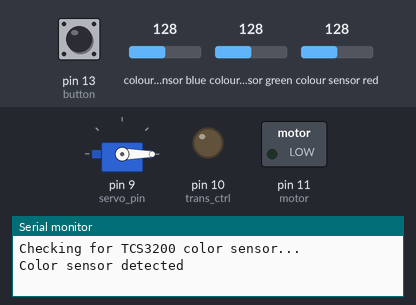
This sketch was run on a simulated Arduino Leonardo, built with avr-gcc and run on an emulated ATmega32U4. Parts: servo, switched loads named in the sketch (green lamp = pin HIGH), output pins drawn as LEDs (lit = HIGH), the last lines printed to the serial monitor. Wiring (inferred from the names in the program): TCS3200 colour sensor: output pin 8; S2 pin 6; S3 pin 7; S0 pin 4; S1 pin 5. The inputs (shaded band) are chosen by the test bench; at power-on: pin 13 (button) HIGH, colour sensor blue 128, colour sensor green 128, colour sensor red 128. Pins used as bus, display or sensor lines are not drawn.

Above: at 1.2 s.
1.3 s: pin 13 (button) pulled LOW for 1 s
5.3 s: pin 13 (button) pulled LOW for 0.15 s
At 5.8 s:
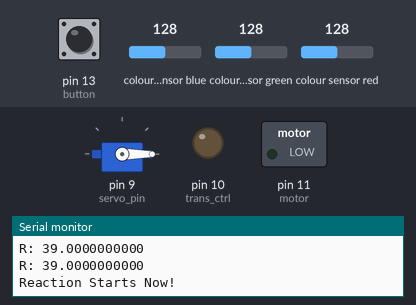
6.9 s: pin 13 (button) pulled LOW for 0.15 s
At 11.6 s:
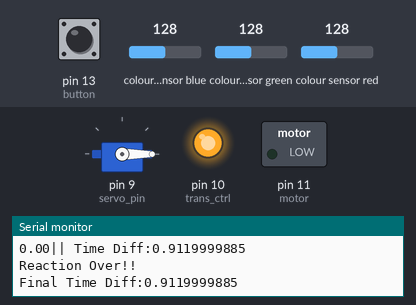
Timing chart, 0 to 13.1 s (numbered marks = the images above; inputs shaded):
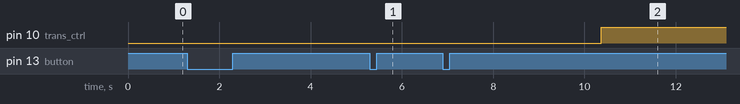

The sketch:

movingAverageCode_TestedAtHome.ino
```cpp
// Libraries
#include <Servo.h>
#include <Wire.h>
#include <Keyboard.h>

#define S0 4
#define S1 5
#define S2 6
#define S3 7
#define sensorOut 8
#define button 13

/*ADDED CODE*/
#define servo_pin 9
/*ENDS HERE*/

int redFrequency = 0;
int greenFrequency = 0;
int blueFrequency = 0;
int clearFrequency = 0;
int counter = 0;
int i = 0;       // Counter variable for taking initial red reading

int startTime;
double currentTime;
double timeDiff;

const int stirrer_rot_speed = 255;

const int trans_ctrl = 10; // Connect pwm pin to pin 10
const int motor = 11;
/*Added*/
Servo myservo; //servo motor
bool released = false;
bool pressed_down = false;
bool waiting = true;
bool logging = false; // Alternating between T and F after every press of the button

double initialRed = 0;
double dRed = 0;
double newStartTime = 0;

// moving average variables
double array_v[10] = {100}; // initializing
int counter_g = 0;        // initializing
int counter_r = 0;  //initalizing

/*END*/

double PrintSensorReading(double initialRed){
  // Setting RED (R) filtered photodiodes to be read
    digitalWrite(S2,LOW);
    digitalWrite(S3,LOW);

    // Reading the output frequency
    redFrequency = pulseIn(sensorOut, LOW);
    dRed = abs(redFrequency - initialRed);

    // Setting GREEN (G) filtered photodiodes to be read
    digitalWrite(S2,HIGH);
    digitalWrite(S3,HIGH);

    // Reading the output frequency
    greenFrequency = pulseIn(sensorOut, LOW);

    // Setting BLUE (B) filtered photodiodes to be read
    digitalWrite(S2,LOW);
    digitalWrite(S3,HIGH);

    // Reading the output frequency
    blueFrequency = pulseIn(sensorOut, LOW);

    // Setting Clear (C) filtered photodiodes to be read
    digitalWrite(S2,HIGH);
    digitalWrite(S3,LOW);

    // Reading the output frequency
    clearFrequency = pulseIn(sensorOut, LOW);

    // Print out the sensor readings
    Serial.print("R: "); Serial.print(redFrequency, DEC); Serial.print(" ");
    Serial.print("G: "); Serial.print(greenFrequency, DEC); Serial.print(" ");
    Serial.print("B: "); Serial.print(blueFrequency, DEC); Serial.print(" ");
    Serial.print("C: "); Serial.print(clearFrequency, DEC); Serial.print(" ");
    Serial.println(" ");

    return dRed;
}

void setup() {
  // Color Sensor Code
  // Setting the outputs
  pinMode(S0, OUTPUT);
  pinMode(S1, OUTPUT);
  pinMode(S2, OUTPUT);
  pinMode(S3, OUTPUT);

  // Setting the sensorOut as an input
  pinMode(sensorOut, INPUT);

  pinMode(motor, OUTPUT);
  analogWrite(motor, 0);

  pinMode(trans_ctrl, OUTPUT);

  digitalWrite(13, INPUT_PULLUP);

  // Setting frequency scaling to 20%
  digitalWrite(S0,HIGH);
  digitalWrite(S1,LOW);

  // Servo code (ADDED)
  myservo.attach(servo_pin);
  myservo.write(0); //initializes the angle to 0

  Serial.begin(9600);         // initialize serial

  Serial.println("Checking for TCS3200 color sensor..."); // Initial message

  // Check the color sensor connection until connected
  while (true) {
    // Set S2 and S3 to detect red frequency
    digitalWrite(S2, LOW);
    digitalWrite(S3, LOW);

    // Measure the frequency on the sensorOut pin
    unsigned long pulseLength = pulseIn(sensorOut, LOW, 500); // 100ms timeout

    if (pulseLength > 0) {
      // If a valid pulse is detected, the sensor is connected
      Serial.println("Color sensor detected");
      break; // Exit the loop
    } else {
      // No pulse detected, sensor might not be connected
      Serial.println("No color sensor detected");
    }

    delay(2000); // Check every 2 second
  }
}

void loop() {

/***** ADDED CODE *******/
  //     i = min ang; i <= max ang; i ++
  int servoButton = digitalRead(button);

  if (!servoButton){ //if the button is pressed down
    pressed_down = true;
    while (pressed_down){ //while the button is held down
      servoButton = digitalRead(button);
      if (servoButton){ //if the button is released
        released = true;
        pressed_down = false;
        waiting = false;
        logging = !logging; // Control if the button is to start/stop recording
        i = 0; // Reset the counter for initial red frequency values
      }
    }
  }

  if (released && logging){ //if button has been pressed and released
    Serial.println("\nREACTION REACTION REACTION");
    released = false;

    digitalWrite(S2,LOW);
    digitalWrite(S3,LOW);

    // Have a 3 s delay between pressing the button and adding the starting chemical
    while (i < 6) {
      i++;
      initialRed = pulseIn(sensorOut, LOW); // obtain initial red frequency values
      Serial.print("R: "); Serial.print(initialRed, DEC); Serial.println(" "); // Print out the red value
      delay(500); //Delay 0.5 sec between each reading
    }

    newStartTime = millis(); // Obtain a new starttime
    Serial.println("Reaction Starts Now!");
  }

  else if (waiting){ //Print WAITING until button is pressed
      // Serial.println("\nWAITING");
      delay(500);
    }

  else if (logging == false){ //Skip the printing part if logging is false
      // Serial.println("\nWAITING");
      return;
    }

/***** ENDS HERE *******/
  else{
    // Timer
    currentTime = millis();
    timeDiff = (currentTime - newStartTime)/1000;

    // // if(buttonValue == LOW){
    // //   Serial.print("REACTION REACTION REACTION REACTION");
    // //   Serial.println(" ");
    // // }

    dRed = PrintSensorReading(initialRed);
    delay(300); // adjust how frequently you want the colours to update; decided 0.3 s was optimal
    Serial.print(dRed);


///////////////////////////////////////////////////////////////////////////////////////////////
  /*
    this is using an arbitrary average value of 50

    the assumption is that once dRed hits 60, its going to continuously give values equal to 60 or below that, to which then
    the code will begin to check the values until per every set of 10, there is more then 3 values below the arbitrary average
    value we set

    NOTES: PLEASE REAAAAAAAAAAAAAAAAAAAAAAAAAAAAAAAAAAAAAAAAAAAAAAAAAAAD

    1. dRed is a weird value, so like it gives numbers anywhere from 4 to 80 so it was kinda hard to test with that
        i had to use redFrequency afterwards, and its way easier, the bounds i set are arbitrary so change them to whatever works, or the variable too
    2. so it does work in theory, as in it takes ten numbers, discards the first one for the most recent one, and keeps checking
        what the number is and changes the counter accordingly, as tested
    3. did some changes, mainly in the loops but it should work. I commented out the first if statement, which was meant to start checking as soon as the frequency drops below
        a certain value so that code would be faster, but thats cause I was testing, i think it would be good to have when actually testing using the chemicals

  */
  //if (redFrequncy < 200) { ---------------- this one right here, i commented out
      // if there is more than 3 occurances of a value less then the arbitrary average per set of ten then end
      if (counter_r >= 3){
        analogWrite(trans_ctrl, 255);
        digitalWrite(LED_BUILTIN, HIGH);

        Serial.print("|| Time Diff:"); Serial.print(timeDiff, DEC);
        Serial.println(" ");
        analogWrite(motor, 0);
        Serial.print("Reaction Over!!");
        Serial.println(" ");
        Serial.print("Final Time Diff:"); Serial.print(timeDiff, DEC);

        while(true);

      }

      // if the value is less then the average requirement, add 1 to the counter
      else if (redFrequency < 90){ // arbitrary value of 50
        //if (array_v[counter_g] > 50){
          counter_r++;
          array_v[counter_g] = redFrequency;
        //}
      }

      // if the value is greater then the average
      else if (redFrequency >= 90){ // arbitrary value of 50
        // if an average value stored which is less then 50, then reduce the counter by 1
        // this means that the set of ten will have one less
        if (array_v[counter_g] < 50){
          if (counter_r > 0){
            counter_r--;
          }
          array_v[counter_g] = redFrequency;
        }
      }

      // add 1 to the counter
      counter_g++;

      //reset
      if (counter_g > 9){
        counter_g = 0;
      }
 // }

///////////////////////////////////////////////////////////////////////////////////////////////


  // // Stopping algorithm
  // if ((dRed >= 35) && (timeDiff>20)){
  //   counter += 1;
  //   if (counter == 3){
  //     analogWrite(motor, 0);
  //     Serial.print("Reaction Over!!");
  //     Serial.println(" ");
  //     Serial.print("Final Time Diff:"); Serial.print(timeDiff, DEC);
  //     while(true);
  //   }
  // } else{ //Ensures change occurs 3 consecutive times
  //   counter = 0;
  // }

  analogWrite(trans_ctrl, 255);
  digitalWrite(LED_BUILTIN, HIGH);

  Serial.print("|| Time Diff:"); Serial.print(timeDiff, DEC);
  Serial.println(" ");
  }
}
```

Measured:
- after the input at 5.3 s, pin 10 (trans_ctrl): stays LOW (without the input it goes to HIGH after 0.31 s)
- after the input at 6.9 s, pin 10 (trans_ctrl): LOW → HIGH after 3.5 s
